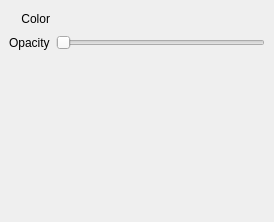
<?xml version="1.0" encoding="UTF-8"?>
<ui version="4.0">
 <class>DefectVisDockWidget</class>
 <widget class="QDockWidget" name="DefectVisDockWidget">
  <property name="geometry">
   <rect>
    <x>0</x>
    <y>0</y>
    <width>274</width>
    <height>222</height>
   </rect>
  </property>
  <property name="windowTitle">
   <string>DefectVis</string>
  </property>
  <widget class="QWidget" name="dockWidgetContents">
   <layout class="QGridLayout" name="gridLayout">
    <item row="3" column="1">
     <widget class="QSlider" name="sOpacity">
      <property name="orientation">
       <enum>Qt::Horizontal</enum>
      </property>
     </widget>
    </item>
    <item row="4" column="0" colspan="2">
     <spacer name="verticalSpacer">
      <property name="orientation">
       <enum>Qt::Vertical</enum>
      </property>
      <property name="sizeHint" stdset="0">
       <size>
        <width>20</width>
        <height>40</height>
       </size>
      </property>
     </spacer>
    </item>
    <item row="2" column="0">
     <widget class="QLabel" name="lBackground">
      <property name="text">
       <string>Color</string>
      </property>
      <property name="alignment">
       <set>Qt::AlignRight|Qt::AlignTrailing|Qt::AlignVCenter</set>
      </property>
     </widget>
    </item>
    <item row="2" column="1">
     <widget class="iAColorBox" name="cbDefectVis" native="true">
      <property name="sizePolicy">
       <sizepolicy hsizetype="Expanding" vsizetype="Preferred">
        <horstretch>0</horstretch>
        <verstretch>0</verstretch>
       </sizepolicy>
      </property>
      <property name="minimumSize">
       <size>
        <width>30</width>
        <height>20</height>
       </size>
      </property>
      <property name="maximumSize">
       <size>
        <width>30</width>
        <height>16777215</height>
       </size>
      </property>
     </widget>
    </item>
    <item row="3" column="0">
     <widget class="QLabel" name="label">
      <property name="text">
       <string>Opacity</string>
      </property>
     </widget>
    </item>
   </layout>
  </widget>
 </widget>
 <customwidgets>
  <customwidget>
   <class>iAColorBox</class>
   <extends>QWidget</extends>
   <header>iAColorBox.h</header>
   <container>1</container>
  </customwidget>
 </customwidgets>
 <resources/>
 <connections/>
</ui>
